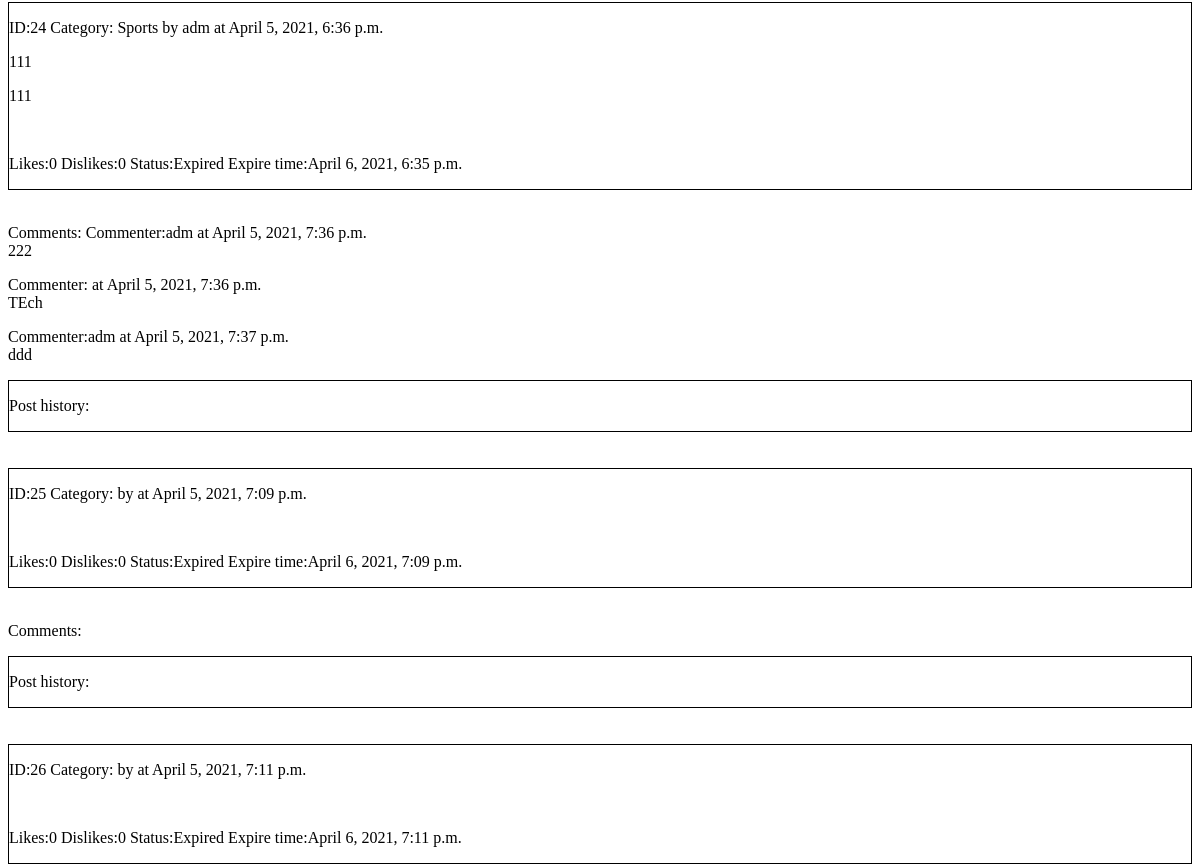
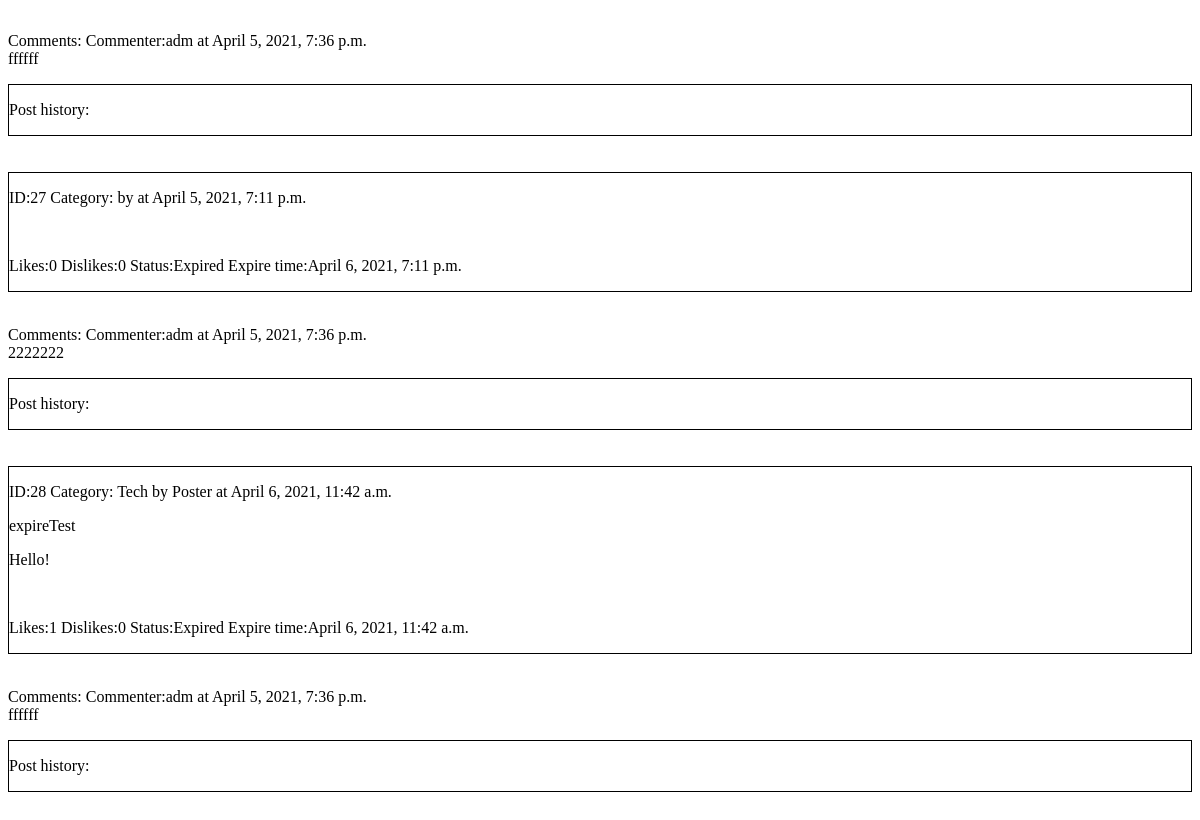
Before: /posts/ (signed in, lower part) with the older database file (2 pictures, top to bottom).
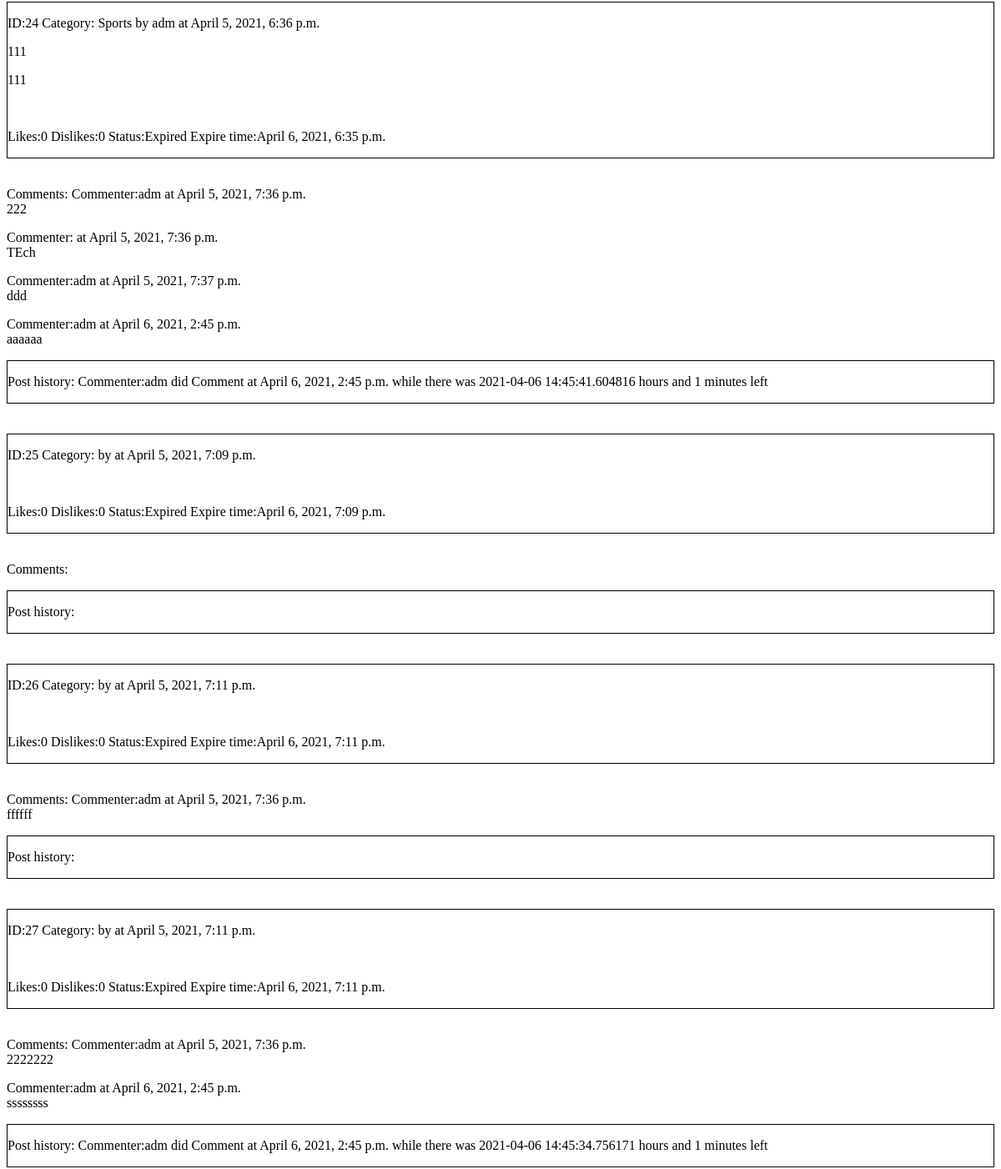
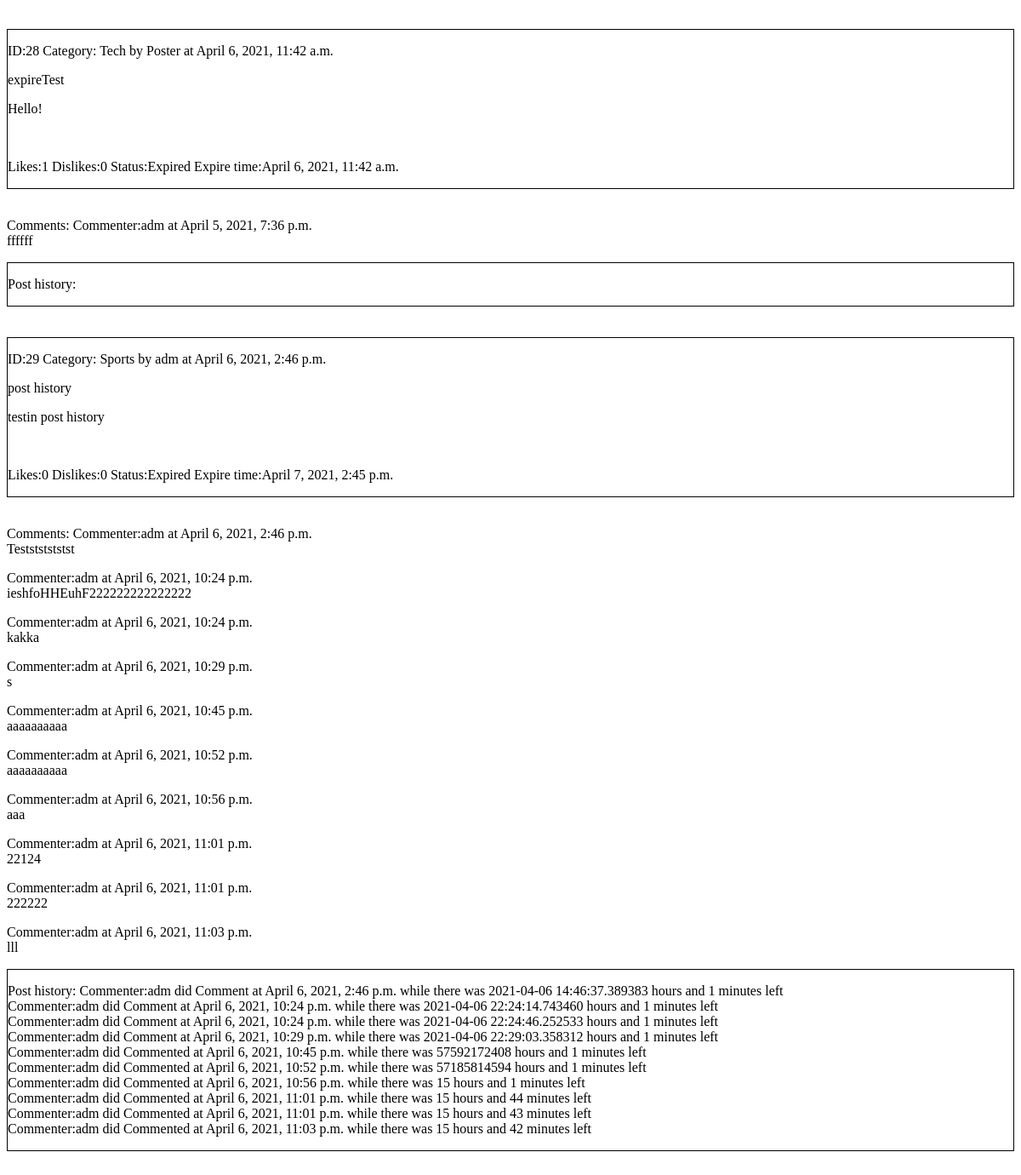
After: the same page with the newer database file (2 pictures, top to bottom).
### piazza/models.py (models this page shows, shortened)
class Post(models.Model):
    id = models.AutoField(primary_key=True)
    poster = models.CharField(max_length=60)
    title = models.CharField(max_length=60)
    topics = models.ManyToManyField(Topic)
    body = models.TextField()
    timestamp = models.DateTimeField(auto_now_add=True)
    extimestamp = models.DateTimeField(default=getDefaultExDate())
    status = models.BooleanField(default=True)
    likes = models.PositiveIntegerField(default=0)
    dislikes = models.PositiveIntegerField(default=0)
    comments = models.ManyToManyField(Comment)
    postActions = models.ManyToManyField(PostAction)
    @property
    def in_progress(self):
        return self.extimestamp > timezone.now()

class Topic(models.Model):
    name = models.CharField(max_length=30)

class Comment(models.Model):
    commenter = models.CharField(max_length=60)
    body = models.TextField()
    timestamp = models.DateTimeField(auto_now_add=True)

class PostAction(models.Model):
    user = models.CharField(max_length=60)
    action = models.CharField(max_length=60)
    timestamp = models.DateTimeField(auto_now_add=True)
    timeLeft = models.IntegerField()
    timeLeftMinutes = models.IntegerField()

### piazza/views.py (the view)
# urls.py: path('posts/', login_required(views.PostView.as_view(template_name='posts.html'))),
class PostView(TemplateView):
    template_name = "posts.html"
    def get_context_data(self, **kwargs):
        context = super().get_context_data(**kwargs)
        allPosts = Post.objects.all()
        timeNow = timezone.now()
        for post in allPosts:
            if not post.in_progress:
                Post.objects.filter(id=post.id).update(status=False)
        liked = False
        disliked = False
        context['topics'] = Topic.objects.all()
        topic = self.request.GET.get('topic')
        likes = self.request.GET.get('like')
        dislikes = self.request.GET.get('dislike')
        dontLike = self.request.GET.get('dontLike')
        dontDislike = self.request.GET.get('dontDislike')
        if likes:
            Post.objects.filter(id=likes).update(likes=F('likes') + 1)
            liked = True
        if dontLike:
            Post.objects.filter(id=dontLike).update(likes=F('likes') - 1)
            liked = False
        if dislikes:
            Post.objects.filter(id=dislikes).update(dislikes=F('dislikes') + 1)
            disliked = True
        if dontDislike:
            Post.objects.filter(id=dontDislike).update(dislikes=F('dislikes') - 1)
            disliked = False
        context['liked'] = liked
        context['disliked'] = disliked
        context['filter'] = Post.objects.all()
        if topic:
            context['filter'] = Post.objects.filter(topics=topic)
        return context

### piazza/templates/posts.html (shortened to what this page needs)
<html>
<body>
<br>
<br>
      {% for post in filter %}
      <div class= "individualPost" style="border: thin solid black">
      <div class="topPart"><p>ID:{{post.id}}  Category:{% for topic in post.topics.all %} {{topic.name}} {% endfor %} by {{ post.poster }} at {{ post.timestamp }}<p></div>
      <section><div class="postTitle">{{ post.title }}</div>
        <p>{{post.body}}</p>
        <br />
        <div class="lowerPart"><p>Likes:{{post.likes}}  Dislikes:{{post.dislikes}}  Status:{% if post.status %}Live {% else %}Expired {% endif %} Expire time:{{ post.extimestamp }}<p></div>
        </section>
    </div>
    <br>
    <div class="commentSection"><p>Comments: {% for comment in post.comments.all %} Commenter:{{comment.commenter}} at {{comment.timestamp}}<br>{{comment.body}}<p>{% endfor %}</div>
      <div class="posthistorySection" style="border: thin solid black"><p>Post history: {% for postaction in post.postActions.all %} Commenter:{{postaction.user}} did {{postaction.action}} at {{postaction.timestamp}} while there was {{postaction.timeLeft}} hours and {{postaction.timeLeftMinutes}} minutes left <br>{% endfor %}</div>
    <br>
    <br>
      {% endfor %}
</body>
</html>

Changed rows visible on the page:
added Comment: commenter "adm", timestamp "April 6, 2021, 2:45 p.m.", body "aaaaaa", shown under Post "April 5, 2021, 6:36 p.m."
added PostAction: user "adm", action "Comment", timestamp "April 6, 2021, 2:45 p.m.", timeLeft "2021-04-06 14:45:41.604816", timeLeftMinutes "1", shown under Post "April 5, 2021, 6:36 p.m."
added Comment: commenter "adm", timestamp "April 6, 2021, 2:45 p.m.", body "ssssssss", shown under Post id 27
added PostAction: user "adm", action "Comment", timestamp "April 6, 2021, 2:45 p.m.", timeLeft "2021-04-06 14:45:34.756171", timeLeftMinutes "1", shown under Post id 27
added Post: id "29", poster "adm", timestamp "April 6, 2021, 2:46 p.m.", title "post history", body "testin post history", likes "0", dislikes "0", status "Expired", extimestamp "April 7, 2021, 2:45 p.m.", Topic (name "Sports")
added Comment: commenter "adm", timestamp "April 6, 2021, 2:46 p.m.", body "Testststststst", shown under "29"
added Comment: commenter "adm", timestamp "April 6, 2021, 10:24 p.m.", body "ieshfoHHEuhF222222222222222", shown under "29"
added Comment: commenter "adm", timestamp "April 6, 2021, 10:24 p.m.", body "kakka", shown under "29"
added Comment: commenter "adm", timestamp "April 6, 2021, 10:29 p.m.", body "s", shown under "29"
added Comment: commenter "adm", timestamp "April 6, 2021, 10:45 p.m.", body "aaaaaaaaaa", shown under "29"
added Comment: commenter "adm", timestamp "April 6, 2021, 10:52 p.m.", body "aaaaaaaaaa", shown under "29"
added Comment: commenter "adm", timestamp "April 6, 2021, 10:56 p.m.", body "aaa", shown under "29"
added Comment: commenter "adm", timestamp "April 6, 2021, 11:01 p.m.", body "22124", shown under "29"
added Comment: commenter "adm", timestamp "April 6, 2021, 11:01 p.m.", body "222222", shown under "29"
added Comment: commenter "adm", timestamp "April 6, 2021, 11:03 p.m.", body "lll", shown under "29"
added PostAction: user "adm", action "Comment", timestamp "April 6, 2021, 2:46 p.m.", timeLeft "2021-04-06 14:46:37.389383", timeLeftMinutes "1", shown under "29"
added PostAction: user "adm", action "Comment", timestamp "April 6, 2021, 10:24 p.m.", timeLeft "2021-04-06 22:24:14.743460", timeLeftMinutes "1", shown under "29"
added PostAction: user "adm", action "Comment", timestamp "April 6, 2021, 10:24 p.m.", timeLeft "2021-04-06 22:24:46.252533", timeLeftMinutes "1", shown under "29"
added PostAction: user "adm", action "Comment", timestamp "April 6, 2021, 10:29 p.m.", timeLeft "2021-04-06 22:29:03.358312", timeLeftMinutes "1", shown under "29"
added PostAction: user "adm", action "Commented", timestamp "April 6, 2021, 10:45 p.m.", timeLeft "57592172408", timeLeftMinutes "1", shown under "29"
added PostAction: user "adm", action "Commented", timestamp "April 6, 2021, 10:52 p.m.", timeLeft "57185814594", timeLeftMinutes "1", shown under "29"
added PostAction: user "adm", action "Commented", timestamp "April 6, 2021, 10:56 p.m.", timeLeft "15", timeLeftMinutes "1", shown under "29"
added PostAction: user "adm", action "Commented", timestamp "April 6, 2021, 11:01 p.m.", timeLeft "15", timeLeftMinutes "44", shown under "29"
added PostAction: user "adm", action "Commented", timestamp "April 6, 2021, 11:01 p.m.", timeLeft "15", timeLeftMinutes "43", shown under "29"
added PostAction: user "adm", action "Commented", timestamp "April 6, 2021, 11:03 p.m.", timeLeft "15", timeLeftMinutes "42", shown under "29"
